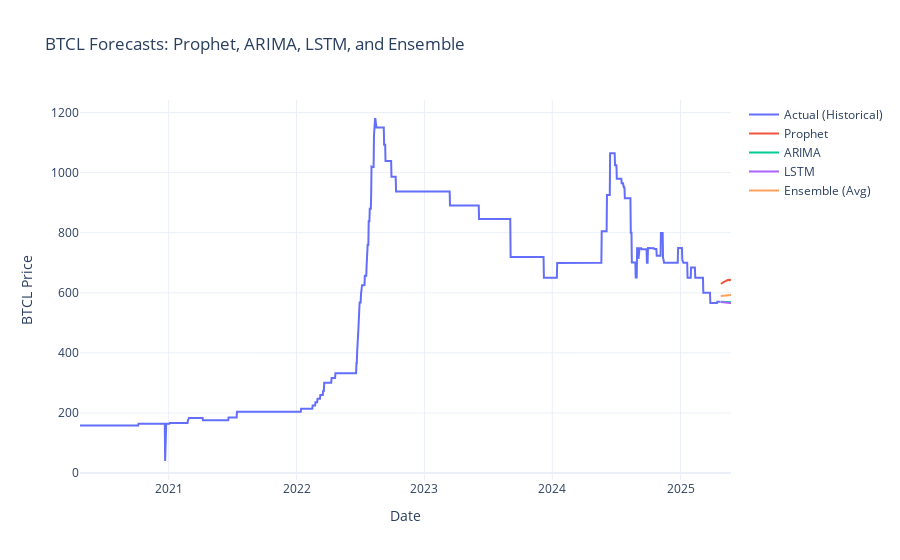
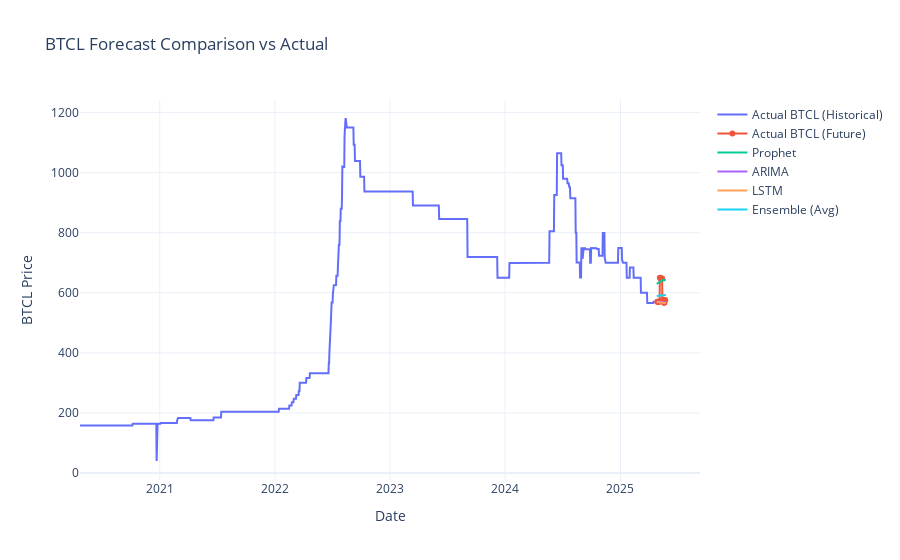
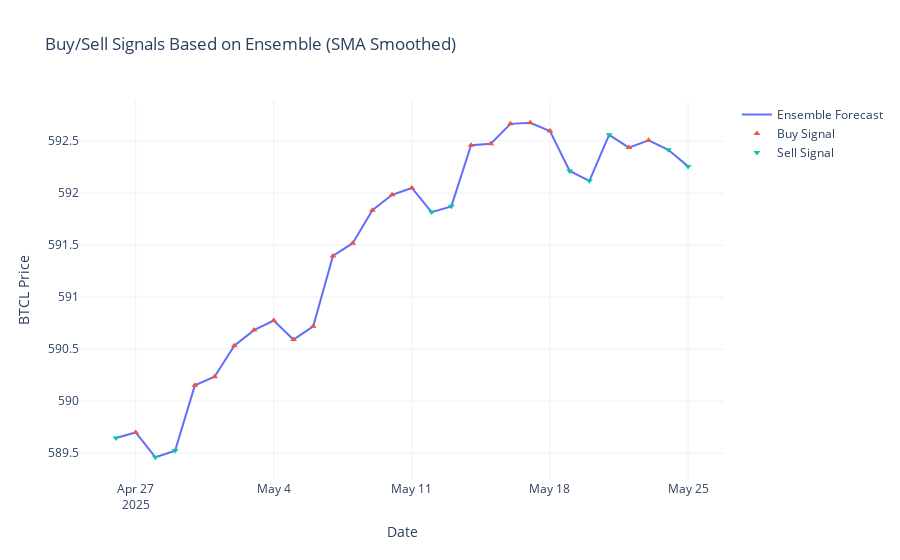

Here is the notebook cell these charts were saved with, in order:
### Code cell
if __name__ == "__main__":
    # 1) Load & pre-process
    df = pd.read_csv(DATA_CSV)
    if 'DateTime' not in df.columns or 'BTCL' not in df.columns:
        raise ValueError("CSV must contain 'DateTime' and 'BTCL' columns.")

    # Normalize/clean dates
    df['DateTime'] = pd.to_datetime(df['DateTime']).dt.date
    daily_df = df.groupby('DateTime').last().reset_index()
    daily_df['DateTime'] = pd.to_datetime(daily_df['DateTime'])
    daily_df = daily_df.set_index('DateTime').sort_index()

    # Ensure daily frequency, forward-fill gaps
    daily_df = daily_df.asfreq('D')
    daily_df['BTCL'] = daily_df['BTCL'].ffill()

    print("\n Loaded daily series:")
    print(daily_df.tail())

    # Optional quick plot (matplotlib)
    try:
        daily_df['BTCL'].plot(title='BTCL Daily Prices')
        plt.grid(True)
        plt.show()
    except Exception as e:
        print(f"(Plot skipped) {e}")

    last_hist_date = daily_df.index.max()
    forecast_index = pd.date_range(start=last_hist_date + timedelta(days=1), periods=FORECAST_HORIZON, freq='D')

    # 2) Prophet
    prophet_df = daily_df.reset_index().rename(columns={'DateTime': 'ds', 'BTCL': 'y'})
    prophet = Prophet(daily_seasonality=True)
    prophet.fit(prophet_df)

    future = prophet.make_future_dataframe(periods=FORECAST_HORIZON)
    prophet_forecast = prophet.predict(future)

    # Slice Prophet to only the future horizon
    prophet_result = (
        prophet_forecast[['ds', 'yhat']]
        .set_index('ds')
        .rename(columns={'yhat': 'Prophet'})
    )
    # Align to our future forecast index explicitly
    prophet_result = prophet_result.reindex(forecast_index)

    # 3) ARIMA (order via auto_arima)
    print("\n📏 Stationarity check (ADF) on BTCL:")
    _ = check_stationarity(daily_df['BTCL'])

    arima_model = auto_arima(
        daily_df['BTCL'],
        seasonal=False,
        stepwise=True,
        suppress_warnings=True,
        error_action='ignore',
        trace=False
    )
    order = arima_model.order
    print(f"Selected ARIMA order: {order}")

    model = ARIMA(daily_df['BTCL'], order=order)
    model_fit = model.fit()
    arima_forecast = model_fit.forecast(steps=FORECAST_HORIZON)
    arima_result = pd.DataFrame({'ARIMA': arima_forecast.values}, index=forecast_index)

    # 4) LSTM
    scaler = MinMaxScaler()
    scaled = scaler.fit_transform(daily_df[['BTCL']].values)

    if len(scaled) <= LSTM_WINDOW:
        raise ValueError(f"Not enough data for LSTM window of {LSTM_WINDOW}. Have {len(scaled)} rows.")

    X, y = create_sequences(scaled, LSTM_WINDOW)

    split = int(0.8 * len(X))
    X_train, X_test = X[:split], X[split:]
    y_train, y_test = y[:split], y[split:]

    lstm = Sequential([
        Input(shape=(X_train.shape[1], 1)),
        LSTM(100, return_sequences=True),
        LSTM(100),
        Dense(1)
    ])
    lstm.compile(optimizer=Adam(), loss='mean_squared_error')

    es = EarlyStopping(monitor='val_loss', patience=5, restore_best_weights=True)
    lstm.fit(X_train, y_train, epochs=LSTM_EPOCHS, batch_size=LSTM_BATCH,
             validation_data=(X_test, y_test), callbacks=[es], verbose=1)

    # Iterative forecasting in scaled space
    last_seq = scaled[-LSTM_WINDOW:]
    future_inputs = last_seq.reshape(1, LSTM_WINDOW, 1)
    lstm_preds_scaled = []
    for _ in range(FORECAST_HORIZON):
        pred = lstm.predict(future_inputs, verbose=0)[0, 0]
        lstm_preds_scaled.append(pred)
        future_inputs = np.append(future_inputs[:, 1:, :], [[[pred]]], axis=1)

    lstm_predictions = scaler.inverse_transform(np.array(lstm_preds_scaled).reshape(-1, 1)).flatten()
    lstm_result = pd.DataFrame({'LSTM': lstm_predictions}, index=forecast_index)

    # 5) Combine — Ensemble
    ensemble = pd.concat([prophet_result, arima_result, lstm_result], axis=1)
    # In case any model failed to produce certain dates, drop rows with NA
    ensemble = ensemble.dropna()
    ensemble['Ensemble'] = ensemble[['Prophet', 'ARIMA', 'LSTM']].mean(axis=1)

    # 6) Interactive Plot (Plotly)
    try:
        fig = go.Figure()
        fig.add_trace(go.Scatter(x=daily_df.index, y=daily_df['BTCL'], mode='lines', name='Actual (Historical)'))
        if 'Prophet' in ensemble:
            fig.add_trace(go.Scatter(x=ensemble.index, y=ensemble['Prophet'], mode='lines', name='Prophet'))
        if 'ARIMA' in ensemble:
            fig.add_trace(go.Scatter(x=ensemble.index, y=ensemble['ARIMA'], mode='lines', name='ARIMA'))
        if 'LSTM' in ensemble:
            fig.add_trace(go.Scatter(x=ensemble.index, y=ensemble['LSTM'], mode='lines', name='LSTM'))
        fig.add_trace(go.Scatter(x=ensemble.index, y=ensemble['Ensemble'], mode='lines', name='Ensemble (Avg)'))

        fig.update_layout(title='BTCL Forecasts: Prophet, ARIMA, LSTM, and Ensemble',
                          xaxis_title='Date', yaxis_title='BTCL Price', template='plotly_white',
                          hovermode='x unified')
        fig.show()
    except Exception as e:
        print(f"(Plotly plot skipped) {e}")

    # 7) Metrics vs future actuals (optional)
    try:
        actual_df = pd.read_csv(FUTURE_ACTUAL_CSV)
        if 'Date' not in actual_df.columns:
            raise ValueError("Future actual CSV must contain a 'Date' column.")
        # normalize date index
        actual_df['Date'] = pd.to_datetime(actual_df['Date'])
        actual_df = actual_df.set_index('Date').sort_index()

        # common alignment: reindex actuals to ensemble and drop NaN
        # Use column name that holds actual price — adjust if needed
        actual_col = 'Close Price'
        if actual_col not in actual_df.columns:
            raise ValueError(f"'{actual_col}' column not found in future actual CSV.")

        aligned_actual = safe_reindex_align(actual_df, ensemble.index, col_name=actual_col)
        aligned_forecast = ensemble.reindex(aligned_actual.index)

        y_true = aligned_actual.values

        metrics = {
            'Prophet': evaluate(y_true, aligned_forecast['Prophet'].values),
            'ARIMA':   evaluate(y_true, aligned_forecast['ARIMA'].values),
            'LSTM':    evaluate(y_true, aligned_forecast['LSTM'].values),
            'Ensemble':evaluate(y_true, aligned_forecast['Ensemble'].values)
        }
        metrics_df = pd.DataFrame(metrics).T
        print("\n Model Performance on Future Data:\n", metrics_df)
        metrics_df.to_csv(METRICS_OUT)

        comparison_df = pd.DataFrame({
            'Actual Price': aligned_actual,
            'Prophet': aligned_forecast['Prophet'],
            'ARIMA': aligned_forecast['ARIMA'],
            'LSTM': aligned_forecast['LSTM'],
            'Ensemble': aligned_forecast['Ensemble']
        })
        print("\n📊 Actual vs Forecasted Prices (First 10 Rows):")
        print(comparison_df.head(10))
        comparison_df.to_csv(COMPARE_OUT)

        # Plot with actuals
        try:
            fig2 = go.Figure()
            fig2.add_trace(go.Scatter(x=daily_df.index, y=daily_df['BTCL'], name='Actual BTCL (Historical)'))
            fig2.add_trace(go.Scatter(x=aligned_actual.index, y=aligned_actual, name='Actual BTCL (Future)'))
            fig2.add_trace(go.Scatter(x=prophet_result.index, y=prophet_result['Prophet'], name='Prophet'))
            fig2.add_trace(go.Scatter(x=arima_result.index, y=arima_result['ARIMA'], name='ARIMA'))
            fig2.add_trace(go.Scatter(x=lstm_result.index, y=lstm_result['LSTM'], name='LSTM'))
            fig2.add_trace(go.Scatter(x=ensemble.index, y=ensemble['Ensemble'], name='Ensemble (Avg)'))
            fig2.update_layout(title='BTCL Forecast Comparison vs Actual', xaxis_title='Date', yaxis_title='BTCL Price', template='plotly_white')
            fig2.show()
        except Exception as e:
            print(f"(Plotly comparison plot skipped) {e}")

    except FileNotFoundError:
        print("\n Future actual file not found. Skipping evaluation.")
    except Exception as e:
        print(f"\n Evaluation issue: {e}")

    # 8) Signals (optional smoothing)
    ens = ensemble.copy()
    ens['Ensemble_SMA'] = ens['Ensemble'].rolling(SMOOTH_WINDOW, min_periods=1).mean()

    # signal = 1 if SMA increasing beyond threshold, else -1
    delta = ens['Ensemble_SMA'].diff()
    ens['Signal'] = np.where(delta > SIGNAL_THRESHOLD, 1, -1)
    ens['Buy'] = np.where(ens['Signal'] == 1, ens['Ensemble'], np.nan)
    ens['Sell'] = np.where(ens['Signal'] == -1, ens['Ensemble'], np.nan)

    print("\n📌 Buy/Sell Signals (head):")
    print(ens[['Ensemble', 'Ensemble_SMA', 'Signal', 'Buy', 'Sell']].head(10))

    try:
        fig3 = go.Figure()
        fig3.add_trace(go.Scatter(x=ens.index, y=ens['Ensemble'], mode='lines', name='Ensemble Forecast'))
        fig3.add_trace(go.Scatter(x=ens.index, y=ens['Buy'], mode='markers', name='Buy Signal', marker=dict(symbol='triangle-up')))
        fig3.add_trace(go.Scatter(x=ens.index, y=ens['Sell'], mode='markers', name='Sell Signal', marker=dict(symbol='triangle-down')))
        fig3.update_layout(title='Buy/Sell Signals Based on Ensemble (SMA Smoothed)', xaxis_title='Date', yaxis_title='BTCL Price', template='plotly_white', hovermode='x unified')
        fig3.show()
    except Exception as e:
        print(f"(Plotly signals plot skipped) {e}")

    # 9) Simple trade simulation (all-in strategy)
    initial_capital = 100000
    capital = initial_capital
    position = 0  # 0 = no stock, 1 = stock held
    buy_price = 0.0
    trades = []

    for i in range(1, len(ens)):
        signal = ens['Signal'].iloc[i]
        price = ens['Ensemble'].iloc[i]
        date = ens.index[i]

        if signal == 1 and position == 0:
            # Buy
            buy_price = price
            position = 1
            trades.append({'Date': date, 'Action': 'Buy', 'Price': float(buy_price)})

        elif signal == -1 and position == 1:
            # Sell
            sell_price = price
            profit = sell_price - buy_price
            roi = profit / buy_price if buy_price != 0 else 0
            capital = capital * (1 + roi)  # compound all-in
            position = 0
            trades.append({'Date': date, 'Action': 'Sell', 'Price': float(sell_price), 'Profit': float(profit), 'ROI': float(roi)})

    # Close any open position at the end
    if position == 1:
        sell_price = ens['Ensemble'].iloc[-1]
        profit = sell_price - buy_price
        roi = profit / buy_price if buy_price != 0 else 0
        capital = capital * (1 + roi)
        trades.append({'Date': ens.index[-1], 'Action': 'Sell (End)', 'Price': float(sell_price), 'Profit': float(profit), 'ROI': float(roi)})

    roi_percentage = ((capital - initial_capital) / initial_capital) * 100
    print(f"\n💰 Final ROI: {roi_percentage:.2f}% on initial capital of {initial_capital}")

    trades_df = pd.DataFrame(trades)
    print("\n Trade Log (head):")
    print(trades_df.head())

    # 10) Duration of forecast horizon
    start_date = ensemble.index.min()
    end_date = ensemble.index.max()
    duration_days = (end_date - start_date).days
    duration_years = duration_days / 365.25
    print(f"\n Forecast Duration: {duration_days} days (~{duration_years:.2f} years)")

### Figure 1 — Plotly figure (JSON) as saved in the notebook; plotly's stock layout.template omitted (floating-point values rounded to 4 significant figures; data arrays with more than 128 entries replaced by an {"elided": "..."} marker saying what was removed)
{"data": [{"mode": "lines", "name": "Actual (Historical)", "type": "scatter", "x": {"elided": "1829 str values"}, "y": {"elided": "1829 float values"}}, {"mode": "lines", "name": "Prophet", "type": "scatter", "x": ["2025-04-26T00:00:00.000000000", "2025-04-27T00:00:00.000000000", "2025-04-28T00:00:00.000000000", "2025-04-29T00:00:00.000000000", "2025-04-30T00:00:00.000000000", "2025-05-01T00:00:00.000000000", "2025-05-02T00:00:00.000000000", "2025-05-03T00:00:00.000000000", "2025-05-04T00:00:00.000000000", "2025-05-05T00:00:00.000000000", "2025-05-06T00:00:00.000000000", "2025-05-07T00:00:00.000000000", "2025-05-08T00:00:00.000000000", "2025-05-09T00:00:00.000000000", "2025-05-10T00:00:00.000000000", "2025-05-11T00:00:00.000000000", "2025-05-12T00:00:00.000000000", "2025-05-13T00:00:00.000000000", "2025-05-14T00:00:00.000000000", "2025-05-15T00:00:00.000000000", "2025-05-16T00:00:00.000000000", "2025-05-17T00:00:00.000000000", "2025-05-18T00:00:00.000000000", "2025-05-19T00:00:00.000000000", "2025-05-20T00:00:00.000000000", "2025-05-21T00:00:00.000000000", "2025-05-22T00:00:00.000000000", "2025-05-23T00:00:00.000000000", "2025-05-24T00:00:00.000000000", "2025-05-25T00:00:00.000000000"], "y": [629.8, 630.2, 629.8, 630.4, 632.6, 633.2, 634.4, 635.1, 635.7, 635.4, 636.0, 638.2, 638.7, 639.8, 640.4, 640.8, 640.2, 640.5, 642.3, 642.5, 643.1, 643.2, 643.1, 642.0, 641.7, 643.1, 642.8, 643.0, 642.8, 642.3]}, {"mode": "lines", "name": "ARIMA", "type": "scatter", "x": ["2025-04-26T00:00:00.000000000", "2025-04-27T00:00:00.000000000", "2025-04-28T00:00:00.000000000", "2025-04-29T00:00:00.000000000", "2025-04-30T00:00:00.000000000", "2025-05-01T00:00:00.000000000", "2025-05-02T00:00:00.000000000", "2025-05-03T00:00:00.000000000", "2025-05-04T00:00:00.000000000", "2025-05-05T00:00:00.000000000", "2025-05-06T00:00:00.000000000", "2025-05-07T00:00:00.000000000", "2025-05-08T00:00:00.000000000", "2025-05-09T00:00:00.000000000", "2025-05-10T00:00:00.000000000", "2025-05-11T00:00:00.000000000", "2025-05-12T00:00:00.000000000", "2025-05-13T00:00:00.000000000", "2025-05-14T00:00:00.000000000", "2025-05-15T00:00:00.000000000", "2025-05-16T00:00:00.000000000", "2025-05-17T00:00:00.000000000", "2025-05-18T00:00:00.000000000", "2025-05-19T00:00:00.000000000", "2025-05-20T00:00:00.000000000", "2025-05-21T00:00:00.000000000", "2025-05-22T00:00:00.000000000", "2025-05-23T00:00:00.000000000", "2025-05-24T00:00:00.000000000", "2025-05-25T00:00:00.000000000"], "y": [569.9, 569.8, 569.8, 569.7, 569.6, 569.6, 569.5, 569.5, 569.4, 569.4, 569.3, 569.3, 569.2, 569.2, 569.1, 569.1, 569.0, 569.0, 569.0, 568.9, 568.9, 568.9, 568.8, 568.8, 568.8, 568.8, 568.7, 568.7, 568.7, 568.7]}, {"mode": "lines", "name": "LSTM", "type": "scatter", "x": ["2025-04-26T00:00:00.000000000", "2025-04-27T00:00:00.000000000", "2025-04-28T00:00:00.000000000", "2025-04-29T00:00:00.000000000", "2025-04-30T00:00:00.000000000", "2025-05-01T00:00:00.000000000", "2025-05-02T00:00:00.000000000", "2025-05-03T00:00:00.000000000", "2025-05-04T00:00:00.000000000", "2025-05-05T00:00:00.000000000", "2025-05-06T00:00:00.000000000", "2025-05-07T00:00:00.000000000", "2025-05-08T00:00:00.000000000", "2025-05-09T00:00:00.000000000", "2025-05-10T00:00:00.000000000", "2025-05-11T00:00:00.000000000", "2025-05-12T00:00:00.000000000", "2025-05-13T00:00:00.000000000", "2025-05-14T00:00:00.000000000", "2025-05-15T00:00:00.000000000", "2025-05-16T00:00:00.000000000", "2025-05-17T00:00:00.000000000", "2025-05-18T00:00:00.000000000", "2025-05-19T00:00:00.000000000", "2025-05-20T00:00:00.000000000", "2025-05-21T00:00:00.000000000", "2025-05-22T00:00:00.000000000", "2025-05-23T00:00:00.000000000", "2025-05-24T00:00:00.000000000", "2025-05-25T00:00:00.000000000"], "y": [569.2, 569.0, 568.8, 568.5, 568.2, 567.9, 567.7, 567.4, 567.2, 567.0, 566.9, 566.7, 566.6, 566.5, 566.4, 566.3, 566.2, 566.1, 566.1, 566.0, 566.0, 565.9, 565.9, 565.9, 565.8, 565.8, 565.8, 565.8, 565.8, 565.8]}, {"mode": "lines", "name": "Ensemble (Avg)", "type": "scatter", "x": ["2025-04-26T00:00:00.000000000", "2025-04-27T00:00:00.000000000", "2025-04-28T00:00:00.000000000", "2025-04-29T00:00:00.000000000", "2025-04-30T00:00:00.000000000", "2025-05-01T00:00:00.000000000", "2025-05-02T00:00:00.000000000", "2025-05-03T00:00:00.000000000", "2025-05-04T00:00:00.000000000", "2025-05-05T00:00:00.000000000", "2025-05-06T00:00:00.000000000", "2025-05-07T00:00:00.000000000", "2025-05-08T00:00:00.000000000", "2025-05-09T00:00:00.000000000", "2025-05-10T00:00:00.000000000", "2025-05-11T00:00:00.000000000", "2025-05-12T00:00:00.000000000", "2025-05-13T00:00:00.000000000", "2025-05-14T00:00:00.000000000", "2025-05-15T00:00:00.000000000", "2025-05-16T00:00:00.000000000", "2025-05-17T00:00:00.000000000", "2025-05-18T00:00:00.000000000", "2025-05-19T00:00:00.000000000", "2025-05-20T00:00:00.000000000", "2025-05-21T00:00:00.000000000", "2025-05-22T00:00:00.000000000", "2025-05-23T00:00:00.000000000", "2025-05-24T00:00:00.000000000", "2025-05-25T00:00:00.000000000"], "y": [589.6, 589.7, 589.5, 589.5, 590.2, 590.2, 590.5, 590.7, 590.8, 590.6, 590.7, 591.4, 591.5, 591.8, 592.0, 592.0, 591.8, 591.9, 592.5, 592.5, 592.7, 592.7, 592.6, 592.2, 592.1, 592.6, 592.4, 592.5, 592.4, 592.3]}], "layout": {"hovermode": "x unified", "title": {"text": "BTCL Forecasts: Prophet, ARIMA, LSTM, and Ensemble"}, "xaxis": {"title": {"text": "Date"}}, "yaxis": {"title": {"text": "BTCL Price"}}}}

### Figure 2 — Plotly figure (JSON) as saved in the notebook; plotly's stock layout.template omitted (floating-point values rounded to 4 significant figures; data arrays with more than 128 entries replaced by an {"elided": "..."} marker saying what was removed)
{"data": [{"name": "Actual BTCL (Historical)", "type": "scatter", "x": {"elided": "1829 str values"}, "y": {"elided": "1829 float values"}}, {"name": "Actual BTCL (Future)", "type": "scatter", "x": ["2025-04-28T00:00:00.000000000", "2025-04-29T00:00:00.000000000", "2025-04-30T00:00:00.000000000", "2025-05-01T00:00:00.000000000", "2025-05-05T00:00:00.000000000", "2025-05-06T00:00:00.000000000", "2025-05-08T00:00:00.000000000", "2025-05-09T00:00:00.000000000", "2025-05-12T00:00:00.000000000", "2025-05-13T00:00:00.000000000", "2025-05-14T00:00:00.000000000", "2025-05-15T00:00:00.000000000", "2025-05-16T00:00:00.000000000", "2025-05-19T00:00:00.000000000", "2025-05-20T00:00:00.000000000", "2025-05-21T00:00:00.000000000", "2025-05-22T00:00:00.000000000", "2025-05-23T00:00:00.000000000"], "y": [570.0, 570.0, 570.0, 570.0, 570.0, 650.0, 647.5, 647.5, 647.5, 647.5, 575.0, 575.0, 574.0, 566.5, 566.7, 575.0, 575.0, 575.0]}, {"name": "Prophet", "type": "scatter", "x": ["2025-04-26T00:00:00.000000000", "2025-04-27T00:00:00.000000000", "2025-04-28T00:00:00.000000000", "2025-04-29T00:00:00.000000000", "2025-04-30T00:00:00.000000000", "2025-05-01T00:00:00.000000000", "2025-05-02T00:00:00.000000000", "2025-05-03T00:00:00.000000000", "2025-05-04T00:00:00.000000000", "2025-05-05T00:00:00.000000000", "2025-05-06T00:00:00.000000000", "2025-05-07T00:00:00.000000000", "2025-05-08T00:00:00.000000000", "2025-05-09T00:00:00.000000000", "2025-05-10T00:00:00.000000000", "2025-05-11T00:00:00.000000000", "2025-05-12T00:00:00.000000000", "2025-05-13T00:00:00.000000000", "2025-05-14T00:00:00.000000000", "2025-05-15T00:00:00.000000000", "2025-05-16T00:00:00.000000000", "2025-05-17T00:00:00.000000000", "2025-05-18T00:00:00.000000000", "2025-05-19T00:00:00.000000000", "2025-05-20T00:00:00.000000000", "2025-05-21T00:00:00.000000000", "2025-05-22T00:00:00.000000000", "2025-05-23T00:00:00.000000000", "2025-05-24T00:00:00.000000000", "2025-05-25T00:00:00.000000000"], "y": [629.8, 630.2, 629.8, 630.4, 632.6, 633.2, 634.4, 635.1, 635.7, 635.4, 636.0, 638.2, 638.7, 639.8, 640.4, 640.8, 640.2, 640.5, 642.3, 642.5, 643.1, 643.2, 643.1, 642.0, 641.7, 643.1, 642.8, 643.0, 642.8, 642.3]}, {"name": "ARIMA", "type": "scatter", "x": ["2025-04-26T00:00:00.000000000", "2025-04-27T00:00:00.000000000", "2025-04-28T00:00:00.000000000", "2025-04-29T00:00:00.000000000", "2025-04-30T00:00:00.000000000", "2025-05-01T00:00:00.000000000", "2025-05-02T00:00:00.000000000", "2025-05-03T00:00:00.000000000", "2025-05-04T00:00:00.000000000", "2025-05-05T00:00:00.000000000", "2025-05-06T00:00:00.000000000", "2025-05-07T00:00:00.000000000", "2025-05-08T00:00:00.000000000", "2025-05-09T00:00:00.000000000", "2025-05-10T00:00:00.000000000", "2025-05-11T00:00:00.000000000", "2025-05-12T00:00:00.000000000", "2025-05-13T00:00:00.000000000", "2025-05-14T00:00:00.000000000", "2025-05-15T00:00:00.000000000", "2025-05-16T00:00:00.000000000", "2025-05-17T00:00:00.000000000", "2025-05-18T00:00:00.000000000", "2025-05-19T00:00:00.000000000", "2025-05-20T00:00:00.000000000", "2025-05-21T00:00:00.000000000", "2025-05-22T00:00:00.000000000", "2025-05-23T00:00:00.000000000", "2025-05-24T00:00:00.000000000", "2025-05-25T00:00:00.000000000"], "y": [569.9, 569.8, 569.8, 569.7, 569.6, 569.6, 569.5, 569.5, 569.4, 569.4, 569.3, 569.3, 569.2, 569.2, 569.1, 569.1, 569.0, 569.0, 569.0, 568.9, 568.9, 568.9, 568.8, 568.8, 568.8, 568.8, 568.7, 568.7, 568.7, 568.7]}, {"name": "LSTM", "type": "scatter", "x": ["2025-04-26T00:00:00.000000000", "2025-04-27T00:00:00.000000000", "2025-04-28T00:00:00.000000000", "2025-04-29T00:00:00.000000000", "2025-04-30T00:00:00.000000000", "2025-05-01T00:00:00.000000000", "2025-05-02T00:00:00.000000000", "2025-05-03T00:00:00.000000000", "2025-05-04T00:00:00.000000000", "2025-05-05T00:00:00.000000000", "2025-05-06T00:00:00.000000000", "2025-05-07T00:00:00.000000000", "2025-05-08T00:00:00.000000000", "2025-05-09T00:00:00.000000000", "2025-05-10T00:00:00.000000000", "2025-05-11T00:00:00.000000000", "2025-05-12T00:00:00.000000000", "2025-05-13T00:00:00.000000000", "2025-05-14T00:00:00.000000000", "2025-05-15T00:00:00.000000000", "2025-05-16T00:00:00.000000000", "2025-05-17T00:00:00.000000000", "2025-05-18T00:00:00.000000000", "2025-05-19T00:00:00.000000000", "2025-05-20T00:00:00.000000000", "2025-05-21T00:00:00.000000000", "2025-05-22T00:00:00.000000000", "2025-05-23T00:00:00.000000000", "2025-05-24T00:00:00.000000000", "2025-05-25T00:00:00.000000000"], "y": [569.2, 569.0, 568.8, 568.5, 568.2, 567.9, 567.7, 567.4, 567.2, 567.0, 566.9, 566.7, 566.6, 566.5, 566.4, 566.3, 566.2, 566.1, 566.1, 566.0, 566.0, 565.9, 565.9, 565.9, 565.8, 565.8, 565.8, 565.8, 565.8, 565.8]}, {"name": "Ensemble (Avg)", "type": "scatter", "x": ["2025-04-26T00:00:00.000000000", "2025-04-27T00:00:00.000000000", "2025-04-28T00:00:00.000000000", "2025-04-29T00:00:00.000000000", "2025-04-30T00:00:00.000000000", "2025-05-01T00:00:00.000000000", "2025-05-02T00:00:00.000000000", "2025-05-03T00:00:00.000000000", "2025-05-04T00:00:00.000000000", "2025-05-05T00:00:00.000000000", "2025-05-06T00:00:00.000000000", "2025-05-07T00:00:00.000000000", "2025-05-08T00:00:00.000000000", "2025-05-09T00:00:00.000000000", "2025-05-10T00:00:00.000000000", "2025-05-11T00:00:00.000000000", "2025-05-12T00:00:00.000000000", "2025-05-13T00:00:00.000000000", "2025-05-14T00:00:00.000000000", "2025-05-15T00:00:00.000000000", "2025-05-16T00:00:00.000000000", "2025-05-17T00:00:00.000000000", "2025-05-18T00:00:00.000000000", "2025-05-19T00:00:00.000000000", "2025-05-20T00:00:00.000000000", "2025-05-21T00:00:00.000000000", "2025-05-22T00:00:00.000000000", "2025-05-23T00:00:00.000000000", "2025-05-24T00:00:00.000000000", "2025-05-25T00:00:00.000000000"], "y": [589.6, 589.7, 589.5, 589.5, 590.2, 590.2, 590.5, 590.7, 590.8, 590.6, 590.7, 591.4, 591.5, 591.8, 592.0, 592.0, 591.8, 591.9, 592.5, 592.5, 592.7, 592.7, 592.6, 592.2, 592.1, 592.6, 592.4, 592.5, 592.4, 592.3]}], "layout": {"title": {"text": "BTCL Forecast Comparison vs Actual"}, "xaxis": {"title": {"text": "Date"}}, "yaxis": {"title": {"text": "BTCL Price"}}}}

### Figure 3 — Plotly figure (JSON) as saved in the notebook; plotly's stock layout.template omitted (floating-point values rounded to 4 significant figures)
{"data": [{"mode": "lines", "name": "Ensemble Forecast", "type": "scatter", "x": ["2025-04-26T00:00:00.000000000", "2025-04-27T00:00:00.000000000", "2025-04-28T00:00:00.000000000", "2025-04-29T00:00:00.000000000", "2025-04-30T00:00:00.000000000", "2025-05-01T00:00:00.000000000", "2025-05-02T00:00:00.000000000", "2025-05-03T00:00:00.000000000", "2025-05-04T00:00:00.000000000", "2025-05-05T00:00:00.000000000", "2025-05-06T00:00:00.000000000", "2025-05-07T00:00:00.000000000", "2025-05-08T00:00:00.000000000", "2025-05-09T00:00:00.000000000", "2025-05-10T00:00:00.000000000", "2025-05-11T00:00:00.000000000", "2025-05-12T00:00:00.000000000", "2025-05-13T00:00:00.000000000", "2025-05-14T00:00:00.000000000", "2025-05-15T00:00:00.000000000", "2025-05-16T00:00:00.000000000", "2025-05-17T00:00:00.000000000", "2025-05-18T00:00:00.000000000", "2025-05-19T00:00:00.000000000", "2025-05-20T00:00:00.000000000", "2025-05-21T00:00:00.000000000", "2025-05-22T00:00:00.000000000", "2025-05-23T00:00:00.000000000", "2025-05-24T00:00:00.000000000", "2025-05-25T00:00:00.000000000"], "y": [589.6, 589.7, 589.5, 589.5, 590.2, 590.2, 590.5, 590.7, 590.8, 590.6, 590.7, 591.4, 591.5, 591.8, 592.0, 592.0, 591.8, 591.9, 592.5, 592.5, 592.7, 592.7, 592.6, 592.2, 592.1, 592.6, 592.4, 592.5, 592.4, 592.3]}, {"marker": {"symbol": "triangle-up"}, "mode": "markers", "name": "Buy Signal", "type": "scatter", "x": ["2025-04-26T00:00:00.000000000", "2025-04-27T00:00:00.000000000", "2025-04-28T00:00:00.000000000", "2025-04-29T00:00:00.000000000", "2025-04-30T00:00:00.000000000", "2025-05-01T00:00:00.000000000", "2025-05-02T00:00:00.000000000", "2025-05-03T00:00:00.000000000", "2025-05-04T00:00:00.000000000", "2025-05-05T00:00:00.000000000", "2025-05-06T00:00:00.000000000", "2025-05-07T00:00:00.000000000", "2025-05-08T00:00:00.000000000", "2025-05-09T00:00:00.000000000", "2025-05-10T00:00:00.000000000", "2025-05-11T00:00:00.000000000", "2025-05-12T00:00:00.000000000", "2025-05-13T00:00:00.000000000", "2025-05-14T00:00:00.000000000", "2025-05-15T00:00:00.000000000", "2025-05-16T00:00:00.000000000", "2025-05-17T00:00:00.000000000", "2025-05-18T00:00:00.000000000", "2025-05-19T00:00:00.000000000", "2025-05-20T00:00:00.000000000", "2025-05-21T00:00:00.000000000", "2025-05-22T00:00:00.000000000", "2025-05-23T00:00:00.000000000", "2025-05-24T00:00:00.000000000", "2025-05-25T00:00:00.000000000"], "y": [NaN, 589.7, NaN, NaN, 590.2, 590.2, 590.5, 590.7, 590.8, 590.6, 590.7, 591.4, 591.5, 591.8, 592.0, 592.0, NaN, NaN, 592.5, 592.5, 592.7, 592.7, 592.6, NaN, NaN, NaN, 592.4, 592.5, NaN, NaN]}, {"marker": {"symbol": "triangle-down"}, "mode": "markers", "name": "Sell Signal", "type": "scatter", "x": ["2025-04-26T00:00:00.000000000", "2025-04-27T00:00:00.000000000", "2025-04-28T00:00:00.000000000", "2025-04-29T00:00:00.000000000", "2025-04-30T00:00:00.000000000", "2025-05-01T00:00:00.000000000", "2025-05-02T00:00:00.000000000", "2025-05-03T00:00:00.000000000", "2025-05-04T00:00:00.000000000", "2025-05-05T00:00:00.000000000", "2025-05-06T00:00:00.000000000", "2025-05-07T00:00:00.000000000", "2025-05-08T00:00:00.000000000", "2025-05-09T00:00:00.000000000", "2025-05-10T00:00:00.000000000", "2025-05-11T00:00:00.000000000", "2025-05-12T00:00:00.000000000", "2025-05-13T00:00:00.000000000", "2025-05-14T00:00:00.000000000", "2025-05-15T00:00:00.000000000", "2025-05-16T00:00:00.000000000", "2025-05-17T00:00:00.000000000", "2025-05-18T00:00:00.000000000", "2025-05-19T00:00:00.000000000", "2025-05-20T00:00:00.000000000", "2025-05-21T00:00:00.000000000", "2025-05-22T00:00:00.000000000", "2025-05-23T00:00:00.000000000", "2025-05-24T00:00:00.000000000", "2025-05-25T00:00:00.000000000"], "y": [589.6, NaN, 589.5, 589.5, NaN, NaN, NaN, NaN, NaN, NaN, NaN, NaN, NaN, NaN, NaN, NaN, 591.8, 591.9, NaN, NaN, NaN, NaN, NaN, 592.2, 592.1, 592.6, NaN, NaN, 592.4, 592.3]}], "layout": {"hovermode": "x unified", "title": {"text": "Buy/Sell Signals Based on Ensemble (SMA Smoothed)"}, "xaxis": {"title": {"text": "Date"}}, "yaxis": {"title": {"text": "BTCL Price"}}}}
